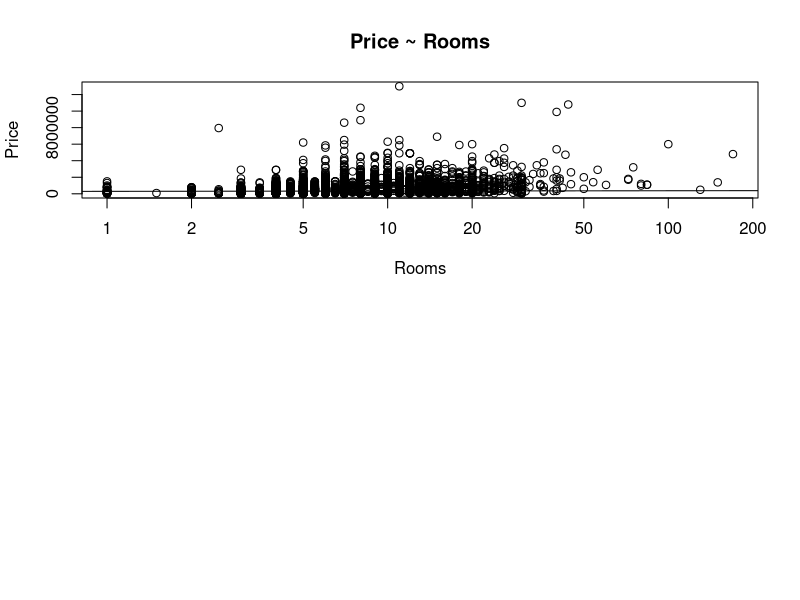

Here is the R script that generated this plot: (Note: this script raises an error after producing the figure.)
## ---- chunk 1
knitr::opts_chunk$set(echo = TRUE)
## ---- chunk 2
data <- read.csv('germany_housing_cleaned.csv',header =T, sep=',', encoding='UTF-8')
head(data)
## ---- chunk 3
str(data)
## ---- chunk 4
colnames(data)
options(scipen=999)
attach(data)
par(mfrow=c(2,1))
lm.price_rooms <- lm(Price ~ Rooms)
print(summary(lm.price_rooms))
plot(Price ~ Rooms, main = 'Price ~ Rooms', log='x')
abline(lm.price_rooms)
plot(Price ~ Rooms, col = Type, pch = 19, main = 'Price ~ Rooms', log='x')
## ---- chunk 5
par(mfrow=c(2,1))
boxplot(Price ~ Type, main = 'Price ~ Type plotted with outliers')
boxplot(Price ~ Type, main = 'Price ~ Type plotted WITHOUT outliers', outline=FALSE)
